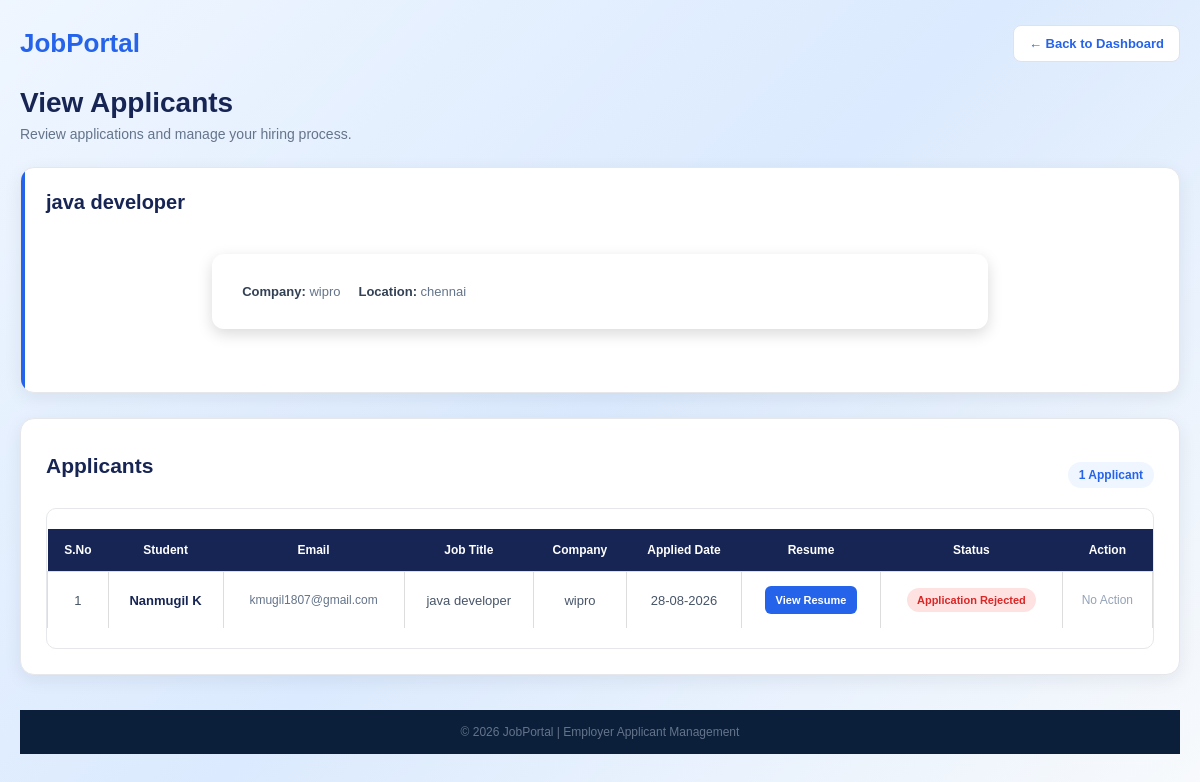
Page /employers/view-applicants/31/ (signed in) on the earlier database version.
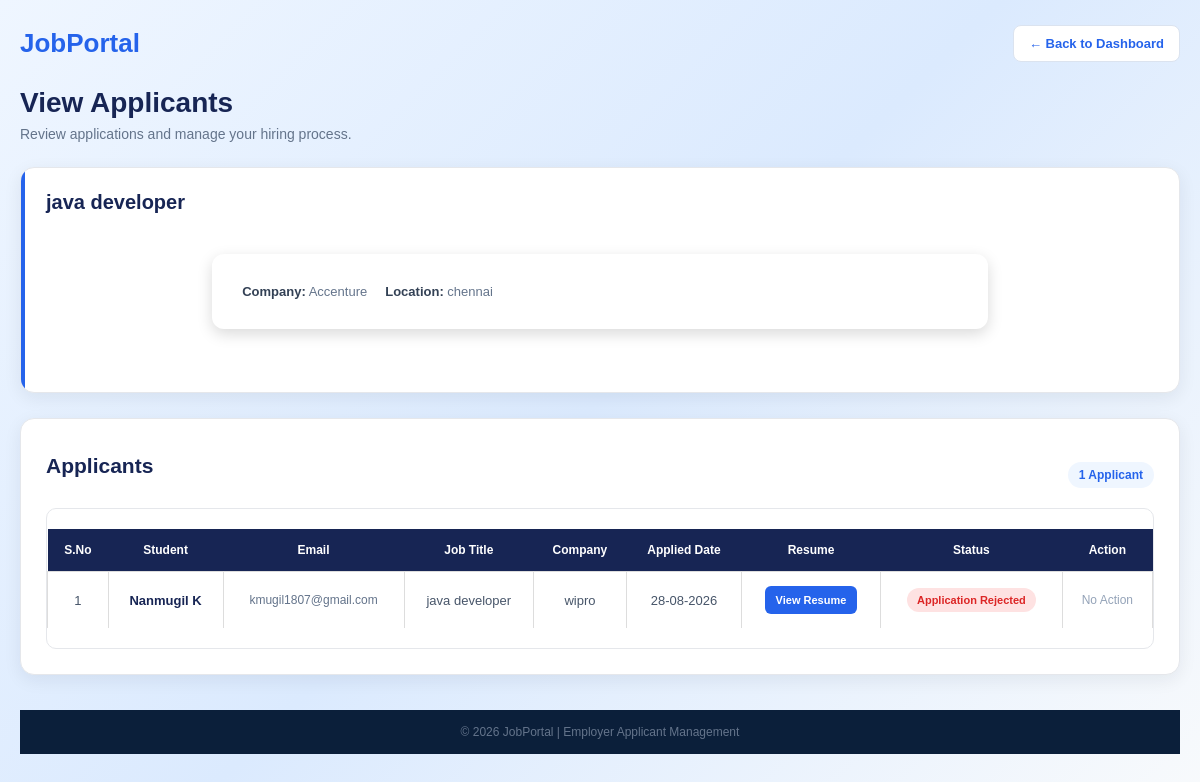
Same page on the later database version.
### jobs/models.py (models this page shows, shortened)
class Job(models.Model):
    job_title = models.CharField(
        max_length=100
    )
    job_type = models.CharField(
        max_length=20,
        choices=[
            ("Job", "Job"),
            ("Internship", "Internship"),
        ],
        default="Job"
    )
    company_name = models.CharField(
        max_length=100,
        default="Unknown Company"
    )
    employer_email = models.EmailField(
        blank=True,
        null=True
    )
    location = models.CharField(
        max_length=100,
        blank=True,
        null=True
    )
    salary = models.CharField(
        max_length=50,
        default="Not specified"
    )
    experience = models.CharField(
        max_length=50,
        blank=True,
        null=True
    )
    skills = models.TextField(
        default=""
    )

### employers/views.py (the view)
def view_applicants(request, job_id):
    employer_id = request.session.get(
        "employer_id"
    )
    if not employer_id:
        return redirect(
            "employer_login"
        )
    employer = get_object_or_404(
        Employer,
        id=employer_id
    )
    job = get_object_or_404(
        Job,
        id=job_id,
        employer_email__iexact=employer.company_email
    )
    applications = Application.objects.filter(
        job=job
    ).order_by("-id")
    print()
    print("========== VIEW APPLICANTS ==========")
    print("JOB ID:", job.id)
    print("JOB TITLE:", job.job_title)
    print("COMPANY:", job.company_name)
    print(
        "APPLICATION COUNT:",
        applications.count()
    )
    for application in applications:
        print(
            "APPLICATION:",
            application.id,
            "| STUDENT:",
            application.student_name,
            "| STATUS:",
            application.status
        )
    print("=====================================")
    print()
    return render(
        request,
        "employers/view_applicants.html",
        {
            "employer": employer,
            "job": job,
            "applications": applications,
        }
    )

### employers/templates/employers/view_applicants.html (shortened to what the changed rows need)
<!DOCTYPE html>
{% load static %}
<html lang="en">
<head>
    <link rel="stylesheet"
          href="{% static 'css/style.css' %}">
</head>
<body>
<div class="container">
    <h1 class="page-title">
        View Applicants
    </h1>
    {% if job %}
    <div class="job-info">
        <h3>
            {{ job.job_title }}
        </h3>
        <div class="job-details">
            <span>
                <strong>Company:</strong>
                {{ job.company_name }}
            </span>
            <span>
                <strong>Location:</strong>
                {{ job.location }}
            </span>
        </div>
    </div>
    {% endif %}
    <div class="applicants-card">
        <div class="applicants-header">
            <h2>
                Applicants
            </h2>
        </div>
        {% if applications %}
        <div class="table-wrapper">
            <table>
                <thead>
                <tr>
                    <th>S.No</th>
                    <th>Student</th>
                    <th>Email</th>
                    <th>Job Title</th>
                    <th>Company</th>
                    <th>Applied Date</th>
                    <th>Resume</th>
                    <th>Status</th>
                    <th>Action</th>
                </tr>
                </thead>
            </table>
        </div>
        {% endif %}
    </div>
</div>
</body>
</html>

Differences in the rows shown:
changed Job "java developer": company_name "wipro" → "Accenture"
